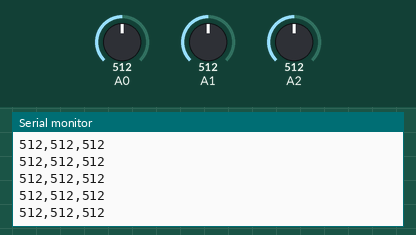
A sketch run on a simulated Arduino Uno, built with avr-gcc and run on an emulated ATmega328P. Parts: the last lines printed to the serial monitor. Inputs (shaded band) come from the test bench; at power-on: A2 = 512, A0 = 512, A1 = 512.

Above: at 8.7 s.
8.8 s: A2 set to 108
At 8.88 s:
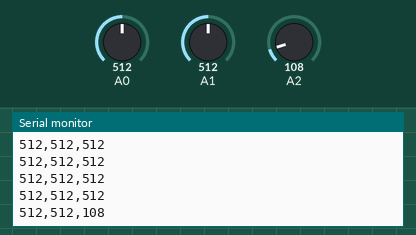
11.8 s: A2 set to 89
At 11.8 s:
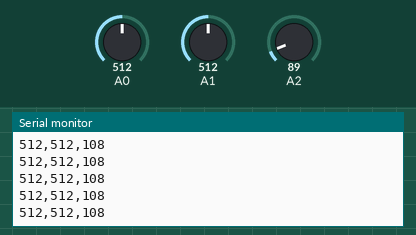
Timing chart, 0 to 14.3 s (numbered marks = the images above; inputs shaded):
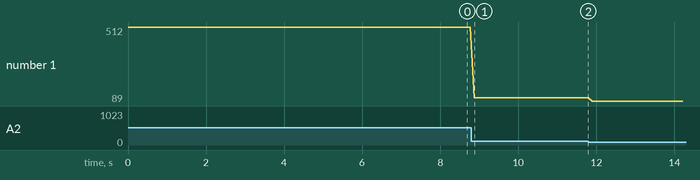

Measured:
- after the input at 8.8 s, the serial monitor: prints a new line after 0.07 s (image 1)
- plotted number 1: 512 → 108 after the input at 8.8 s, 108 → 89 after the input at 11.8 s

The sketch:

Exp3_Lab2_ArduinotoProcessing_ASCII_3AnalogValues.ino
```cpp
/*
   DIGF 6037 Creation & Computation
   Kate Hartman & Nick Puckett
   Experiment 3 - Lab 2
   Arduino to Processing - sending value for (3) analog values

   Circuit:
   (3) analog sensors connected to pins A0, A1, A2
*/


int sensor1val;
int sensor2val;
int sensor3val;

void setup() {
  //start serial connection
  Serial.begin(9600);
}

void loop() {
  // read the sensor value
  sensor1val = analogRead(0);
  // print out the sensor value
  Serial.print(sensor1val);
  // print a comma to separate the values
  Serial.print(",");

  // read the sensor value
  sensor2val = analogRead(1);
  // print out the sensor value
  Serial.print(sensor2val);
  // print a comma to separate the values
  Serial.print(",");

  // read the sensor value
  sensor3val = analogRead(2);
  // print out the sensor value and add a line break
  Serial.println(sensor3val);

  delay(100); // the delay is necessary for the serial communication


}
```
